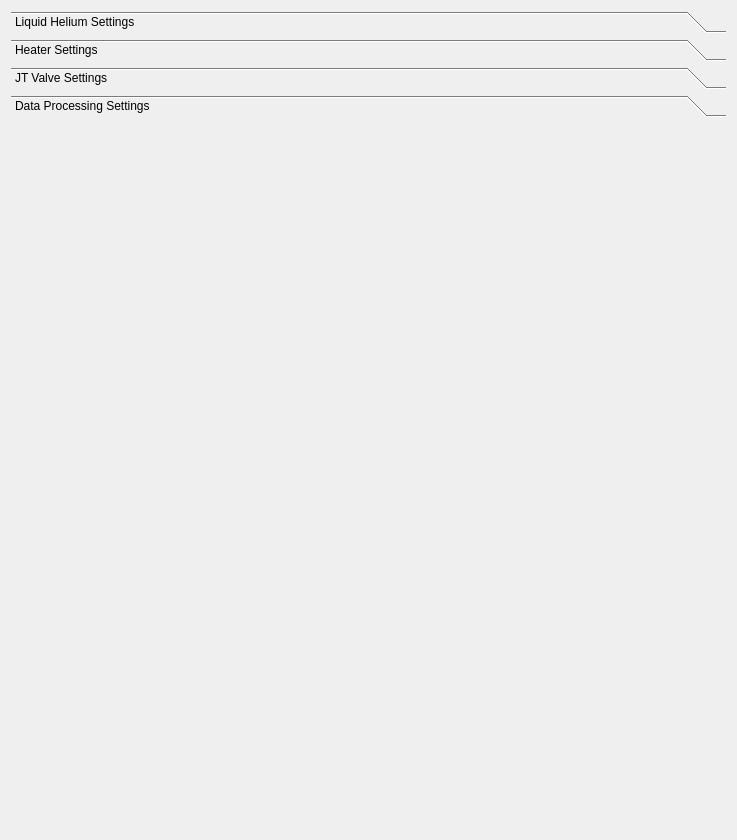
<?xml version="1.0" encoding="UTF-8"?>
<ui version="4.0">
 <class>Form</class>
 <widget class="QWidget" name="Form">
  <property name="geometry">
   <rect>
    <x>0</x>
    <y>0</y>
    <width>737</width>
    <height>840</height>
   </rect>
  </property>
  <property name="sizePolicy">
   <sizepolicy hsizetype="Minimum" vsizetype="Minimum">
    <horstretch>0</horstretch>
    <verstretch>0</verstretch>
   </sizepolicy>
  </property>
  <property name="windowTitle">
   <string>Form</string>
  </property>
  <layout class="QGridLayout" name="gridLayout">
   <item row="0" column="0">
    <widget class="QToolBox" name="toolBox">
     <property name="sizePolicy">
      <sizepolicy hsizetype="Minimum" vsizetype="Minimum">
       <horstretch>0</horstretch>
       <verstretch>0</verstretch>
      </sizepolicy>
     </property>
     <property name="toolTip">
      <string>The tabs expand!</string>
     </property>
     <property name="currentIndex">
      <number>3</number>
     </property>
     <widget class="QWidget" name="heliumPage">
      <property name="geometry">
       <rect>
        <x>0</x>
        <y>0</y>
        <width>713</width>
        <height>680</height>
       </rect>
      </property>
      <property name="sizePolicy">
       <sizepolicy hsizetype="Minimum" vsizetype="Minimum">
        <horstretch>0</horstretch>
        <verstretch>0</verstretch>
       </sizepolicy>
      </property>
      <attribute name="label">
       <string>Liquid Helium Settings</string>
      </attribute>
      <layout class="QGridLayout" name="gridLayout_2">
       <item row="0" column="0">
        <widget class="PyDMTemplateRepeater" name="cryomodulesL0B_4">
         <property name="sizePolicy">
          <sizepolicy hsizetype="Minimum" vsizetype="Minimum">
           <horstretch>0</horstretch>
           <verstretch>0</verstretch>
          </sizepolicy>
         </property>
         <property name="frameShape">
          <enum>QFrame::NoFrame</enum>
         </property>
         <property name="countShownInDesigner" stdset="0">
          <number>20</number>
         </property>
         <property name="templateFilename" stdset="0">
          <string>settingFormatter.ui</string>
         </property>
         <property name="dataSource" stdset="0">
          <string>heliumSettings.json</string>
         </property>
         <property name="layoutType" stdset="0">
          <string>Vertical</string>
         </property>
        </widget>
       </item>
      </layout>
     </widget>
     <widget class="QWidget" name="heaterPage">
      <property name="geometry">
       <rect>
        <x>0</x>
        <y>0</y>
        <width>713</width>
        <height>680</height>
       </rect>
      </property>
      <attribute name="label">
       <string>Heater Settings</string>
      </attribute>
      <layout class="QVBoxLayout" name="verticalLayout_3">
       <item>
        <widget class="PyDMTemplateRepeater" name="cryomodulesL0B_3">
         <property name="sizePolicy">
          <sizepolicy hsizetype="Minimum" vsizetype="Minimum">
           <horstretch>0</horstretch>
           <verstretch>0</verstretch>
          </sizepolicy>
         </property>
         <property name="frameShape">
          <enum>QFrame::NoFrame</enum>
         </property>
         <property name="countShownInDesigner" stdset="0">
          <number>20</number>
         </property>
         <property name="templateFilename" stdset="0">
          <string>settingFormatter.ui</string>
         </property>
         <property name="dataSource" stdset="0">
          <string>heaterSettings.json</string>
         </property>
         <property name="layoutType" stdset="0">
          <string>Vertical</string>
         </property>
        </widget>
       </item>
      </layout>
     </widget>
     <widget class="QWidget" name="jtValvePage">
      <property name="geometry">
       <rect>
        <x>0</x>
        <y>0</y>
        <width>713</width>
        <height>680</height>
       </rect>
      </property>
      <attribute name="label">
       <string>JT Valve Settings</string>
      </attribute>
      <layout class="QVBoxLayout" name="verticalLayout_4">
       <item>
        <widget class="QFrame" name="frame_24">
         <property name="sizePolicy">
          <sizepolicy hsizetype="Minimum" vsizetype="Minimum">
           <horstretch>0</horstretch>
           <verstretch>0</verstretch>
          </sizepolicy>
         </property>
         <property name="frameShape">
          <enum>QFrame::StyledPanel</enum>
         </property>
         <property name="frameShadow">
          <enum>QFrame::Raised</enum>
         </property>
         <layout class="QHBoxLayout" name="horizontalLayout">
          <item>
           <widget class="QLabel" name="label_47">
            <property name="sizePolicy">
             <sizepolicy hsizetype="Minimum" vsizetype="Minimum">
              <horstretch>0</horstretch>
              <verstretch>0</verstretch>
             </sizepolicy>
            </property>
            <property name="font">
             <font>
              <weight>75</weight>
              <bold>true</bold>
             </font>
            </property>
            <property name="text">
             <string>JT Valve Stability Search Start</string>
            </property>
            <property name="wordWrap">
             <bool>true</bool>
            </property>
           </widget>
          </item>
          <item>
           <spacer name="horizontalSpacer_11">
            <property name="orientation">
             <enum>Qt::Horizontal</enum>
            </property>
            <property name="sizeHint" stdset="0">
             <size>
              <width>40</width>
              <height>20</height>
             </size>
            </property>
           </spacer>
          </item>
          <item>
           <widget class="QDateTimeEdit" name="valvePosSearchStart">
            <property name="sizePolicy">
             <sizepolicy hsizetype="Fixed" vsizetype="Fixed">
              <horstretch>0</horstretch>
              <verstretch>0</verstretch>
             </sizepolicy>
            </property>
            <property name="calendarPopup">
             <bool>true</bool>
            </property>
           </widget>
          </item>
         </layout>
        </widget>
       </item>
       <item>
        <widget class="QFrame" name="frame_23">
         <property name="sizePolicy">
          <sizepolicy hsizetype="Minimum" vsizetype="Minimum">
           <horstretch>0</horstretch>
           <verstretch>0</verstretch>
          </sizepolicy>
         </property>
         <property name="frameShape">
          <enum>QFrame::StyledPanel</enum>
         </property>
         <property name="frameShadow">
          <enum>QFrame::Raised</enum>
         </property>
         <layout class="QHBoxLayout" name="horizontalLayout_9">
          <item>
           <widget class="QLabel" name="label_45">
            <property name="sizePolicy">
             <sizepolicy hsizetype="Minimum" vsizetype="Minimum">
              <horstretch>0</horstretch>
              <verstretch>0</verstretch>
             </sizepolicy>
            </property>
            <property name="font">
             <font>
              <weight>75</weight>
              <bold>true</bold>
             </font>
            </property>
            <property name="text">
             <string>JT Valve Stability Search End</string>
            </property>
            <property name="wordWrap">
             <bool>true</bool>
            </property>
           </widget>
          </item>
          <item>
           <spacer name="horizontalSpacer_10">
            <property name="orientation">
             <enum>Qt::Horizontal</enum>
            </property>
            <property name="sizeHint" stdset="0">
             <size>
              <width>40</width>
              <height>20</height>
             </size>
            </property>
           </spacer>
          </item>
          <item>
           <widget class="QDateTimeEdit" name="valvePosSearchEnd">
            <property name="sizePolicy">
             <sizepolicy hsizetype="Fixed" vsizetype="Fixed">
              <horstretch>0</horstretch>
              <verstretch>0</verstretch>
             </sizepolicy>
            </property>
            <property name="calendarPopup">
             <bool>true</bool>
            </property>
           </widget>
          </item>
         </layout>
        </widget>
       </item>
       <item>
        <widget class="PyDMTemplateRepeater" name="cryomodulesL0B_2">
         <property name="sizePolicy">
          <sizepolicy hsizetype="Minimum" vsizetype="Minimum">
           <horstretch>0</horstretch>
           <verstretch>0</verstretch>
          </sizepolicy>
         </property>
         <property name="frameShape">
          <enum>QFrame::NoFrame</enum>
         </property>
         <property name="countShownInDesigner" stdset="0">
          <number>20</number>
         </property>
         <property name="templateFilename" stdset="0">
          <string>settingFormatter.ui</string>
         </property>
         <property name="dataSource" stdset="0">
          <string>jtSettings.json</string>
         </property>
         <property name="layoutType" stdset="0">
          <string>Vertical</string>
         </property>
        </widget>
       </item>
      </layout>
     </widget>
     <widget class="QWidget" name="dataProcessingPage">
      <property name="geometry">
       <rect>
        <x>0</x>
        <y>0</y>
        <width>713</width>
        <height>680</height>
       </rect>
      </property>
      <property name="sizePolicy">
       <sizepolicy hsizetype="Minimum" vsizetype="Minimum">
        <horstretch>0</horstretch>
        <verstretch>0</verstretch>
       </sizepolicy>
      </property>
      <attribute name="label">
       <string>Data Processing Settings</string>
      </attribute>
      <layout class="QVBoxLayout" name="verticalLayout_2">
       <item>
        <widget class="PyDMTemplateRepeater" name="cryomodulesL0B">
         <property name="sizePolicy">
          <sizepolicy hsizetype="Minimum" vsizetype="Minimum">
           <horstretch>0</horstretch>
           <verstretch>0</verstretch>
          </sizepolicy>
         </property>
         <property name="frameShape">
          <enum>QFrame::NoFrame</enum>
         </property>
         <property name="countShownInDesigner" stdset="0">
          <number>20</number>
         </property>
         <property name="templateFilename" stdset="0">
          <string>settingFormatter.ui</string>
         </property>
         <property name="dataSource" stdset="0">
          <string>dataSettings.json</string>
         </property>
         <property name="layoutType" stdset="0">
          <string>Vertical</string>
         </property>
        </widget>
       </item>
      </layout>
     </widget>
    </widget>
   </item>
  </layout>
 </widget>
 <customwidgets>
  <customwidget>
   <class>PyDMTemplateRepeater</class>
   <extends>QFrame</extends>
   <header>pydm.widgets.template_repeater</header>
   <container>1</container>
  </customwidget>
 </customwidgets>
 <resources/>
 <connections/>
</ui>
